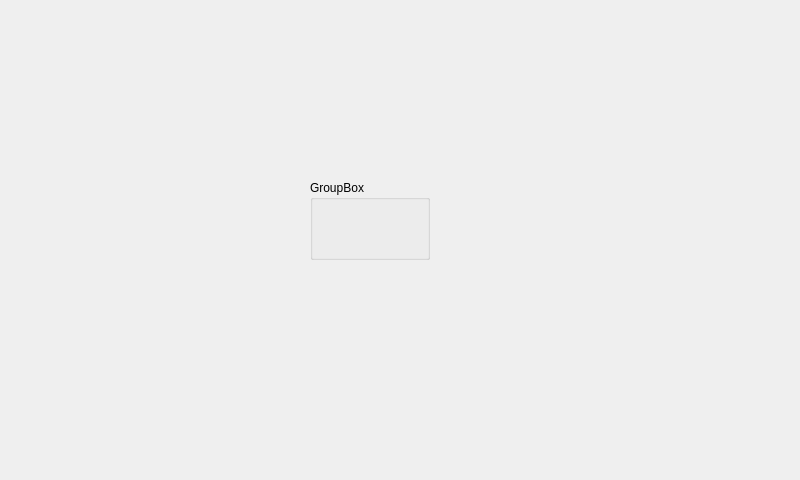
<?xml version="1.0" encoding="UTF-8"?>
<ui version="4.0">
 <class>Widget</class>
 <widget class="QWidget" name="Widget">
  <property name="geometry">
   <rect>
    <x>0</x>
    <y>0</y>
    <width>800</width>
    <height>480</height>
   </rect>
  </property>
  <property name="windowTitle">
   <string>Widget</string>
  </property>
  <widget class="QGroupBox" name="groupBox">
   <property name="geometry">
    <rect>
     <x>310</x>
     <y>180</y>
     <width>120</width>
     <height>80</height>
    </rect>
   </property>
   <property name="title">
    <string>GroupBox</string>
   </property>
  </widget>
 </widget>
 <layoutdefault spacing="6" margin="11"/>
 <resources/>
 <connections/>
 <designerdata>
  <property name="gridDeltaX">
   <number>5</number>
  </property>
  <property name="gridDeltaY">
   <number>5</number>
  </property>
  <property name="gridSnapX">
   <bool>true</bool>
  </property>
  <property name="gridSnapY">
   <bool>true</bool>
  </property>
  <property name="gridVisible">
   <bool>true</bool>
  </property>
 </designerdata>
</ui>
